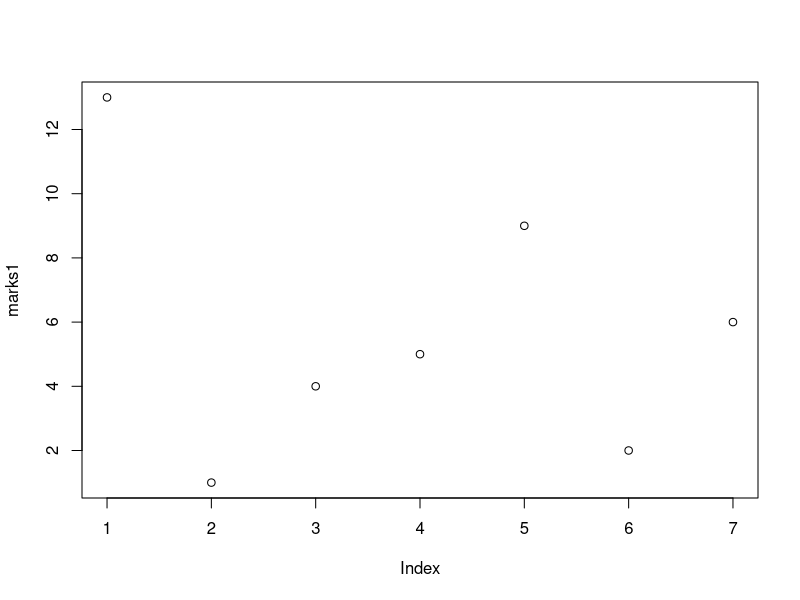

Recreate this plot in R.
#Clustering

marks1=c(13,1,4,5,9,2,6)
marks=data.frame((marks1))
length(marks1)
plot(marks1)

k1= kmeans(marks, centers=2)
k1
cbind(marks,k1$cluster)

(marks2= sample(1:10, size=7))
newmarks=data.frame(marks1, marks2)
newmarks
k2=kmeans(newmarks, centers=3)
cbind(newmarks,k2$cluster)